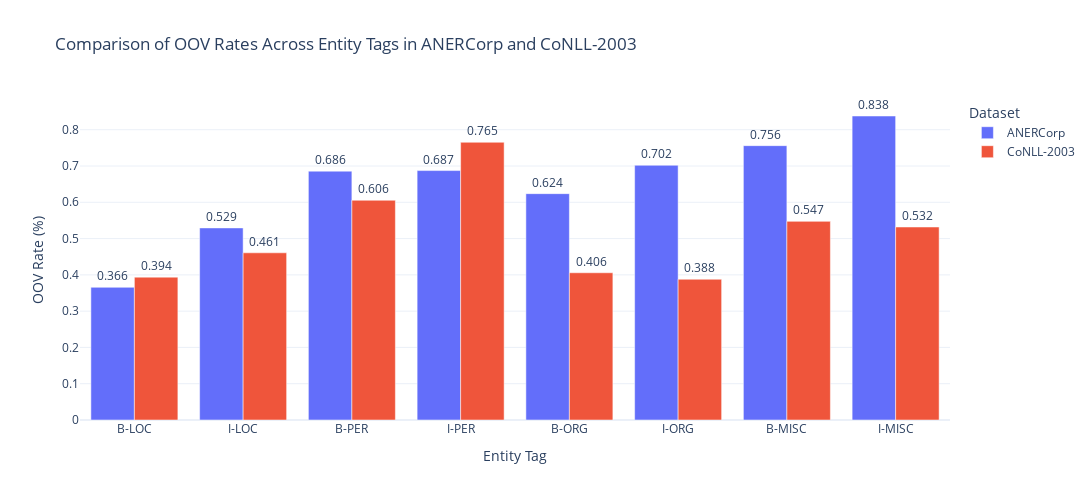

Notebook code for this chart:
### Markdown cell above
# OOV

### Code cell
# Assuming `corpora` is already loaded
datasets_of_interest = ['ANERCorp_CamelLab', 'conll2003']
tags_of_interest = ['B-LOC', 'I-LOC', 'B-PER', 'I-PER', 'B-ORG', 'I-ORG', 'B-MISC', 'I-MISC']
dataset_mapping = {
    'ANERCorp_CamelLab': 'ANERCorp',
    'conll2003': 'CoNLL-2003'
    }

# Initialize the OOV Analyzer
oov_analyzer = OOVAnalyzer(corpora, datasets_of_interest, tags_of_interest)

# Compute OOV Rates
oov_df = oov_analyzer.calculate_oov_rates()

# Visualize OOV Rates
oov_analyzer.visualize_oov_rates(oov_df, dataset_mapping=dataset_mapping)

### Figure 1 — Plotly figure (JSON) as saved in the notebook; plotly's stock layout.template omitted (floating-point values rounded to 4 significant figures)
{"data": [{"alignmentgroup": "True", "hovertemplate": "Dataset=ANERCorp<br>Entity Tag=%{x}<br>OOV Rate (%)=%{y}<br>text=%{text}<extra></extra>", "legendgroup": "ANERCorp", "marker": {"color": "#636efa", "pattern": {"shape": ""}}, "name": "ANERCorp", "offsetgroup": "ANERCorp", "orientation": "v", "showlegend": true, "text": [0.366, 0.529, 0.686, 0.687, 0.624, 0.702, 0.756, 0.838], "textposition": "outside", "type": "bar", "x": ["B-LOC", "I-LOC", "B-PER", "I-PER", "B-ORG", "I-ORG", "B-MISC", "I-MISC"], "xaxis": "x", "y": [0.3657, 0.5294, 0.6858, 0.6874, 0.6238, 0.702, 0.7561, 0.8378], "yaxis": "y"}, {"alignmentgroup": "True", "hovertemplate": "Dataset=CoNLL-2003<br>Entity Tag=%{x}<br>OOV Rate (%)=%{y}<br>text=%{text}<extra></extra>", "legendgroup": "CoNLL-2003", "marker": {"color": "#EF553B", "pattern": {"shape": ""}}, "name": "CoNLL-2003", "offsetgroup": "CoNLL-2003", "orientation": "v", "showlegend": true, "text": [0.394, 0.461, 0.606, 0.765, 0.406, 0.388, 0.547, 0.532], "textposition": "outside", "type": "bar", "x": ["B-LOC", "I-LOC", "B-PER", "I-PER", "B-ORG", "I-ORG", "B-MISC", "I-MISC"], "xaxis": "x", "y": [0.3937, 0.4608, 0.6056, 0.7654, 0.4058, 0.3879, 0.5474, 0.5319], "yaxis": "y"}], "layout": {"barmode": "group", "height": 500, "legend": {"title": {"text": "Dataset"}, "tracegroupgap": 0}, "title": {"text": "Comparison of OOV Rates Across Entity Tags in ANERCorp and CoNLL-2003"}, "width": 1200, "xaxis": {"anchor": "y", "domain": [0, 1], "title": {"text": "Entity Tag"}}, "yaxis": {"anchor": "x", "domain": [0, 1], "title": {"text": "OOV Rate (%)"}}}}
